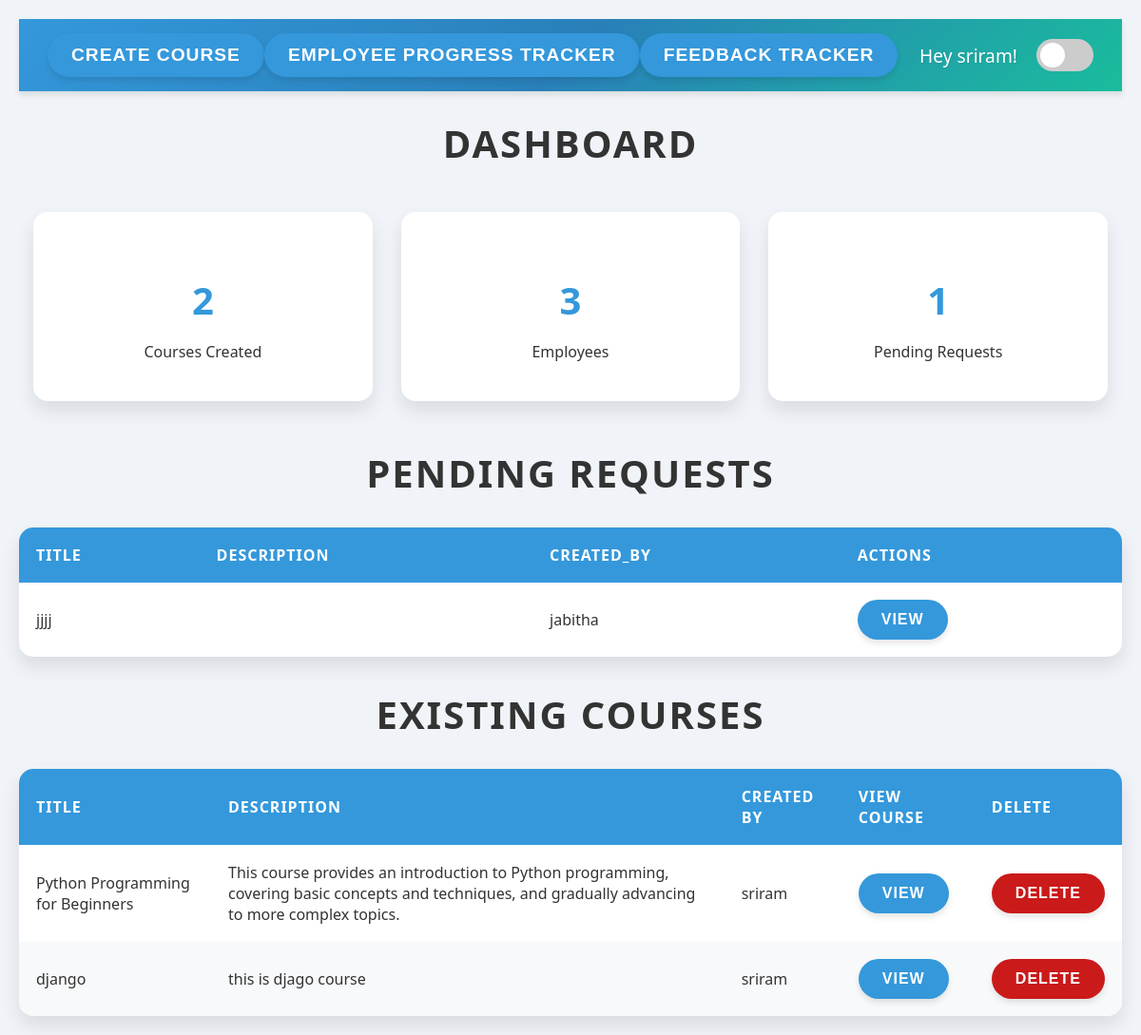
Before: /dashboard/Admin/1/ with the older database file.
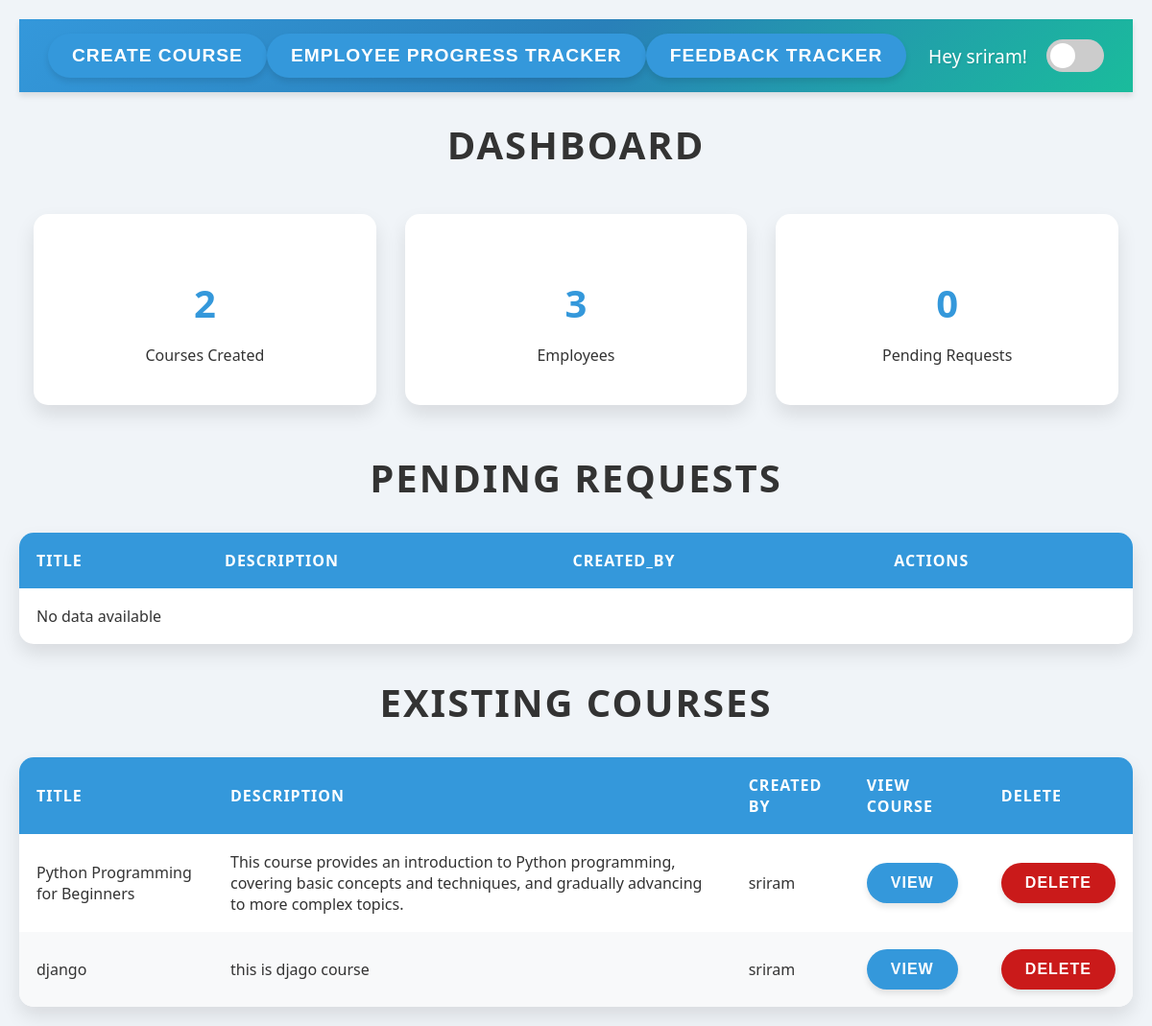
After: the same page with the newer database file.
### dashboards/models.py (models this page shows, shortened)
class TrainingRequest(models.Model):
    request_id = models.AutoField(primary_key=True)
    title = models.CharField(max_length=255)
    description = models.TextField(null=True, blank=True)
    status = models.CharField(
        max_length=10,
        choices=[('Pending', 'Pending'),
                 ('Approved', 'Approved'),
                 ('Rejected', 'Rejected')],
        default='Pending'
    )
    account_manager = models.ForeignKey(
        'authentication.User',
        on_delete=models.CASCADE,
        limit_choices_to={'role__role_name': 'Manager'}
    )
    course_duration = models.PositiveIntegerField(help_text="Duration in days")  # New field
    employee_count = models.PositiveIntegerField(help_text="Number of employees involved")  # New field
    created_at = models.DateTimeField(auto_now_add=True)

class Course(models.Model):
    course_id = models.AutoField(primary_key=True)
    title = models.CharField(max_length=255, unique=True)
    description = models.TextField(null=True, blank=True)
    created_by = models.ForeignKey(
        'authentication.User',
        on_delete=models.CASCADE,
        limit_choices_to={'role__role_name': 'Admin'},
        related_name='created_courses'
    )
    created_at = models.DateTimeField(auto_now_add=True)
    employees = models.ManyToManyField(
        'authentication.User',
        related_name='enrolled_courses',
        limit_choices_to={'role__role_name': 'Employee'},
        blank=True
    )

### authentication/models.py (models this page shows, shortened)
class User(models.Model):
    name = models.CharField(max_length=100)
    email = models.EmailField(unique=True)
    password = models.CharField(max_length=255)
    role = models.ForeignKey(Role, on_delete=models.CASCADE)
    def __str__(self):
        return self.name

### dashboards/views.py (the view)
# urls.py: path('Admin/<int:user_id>/', views.Admin_view, name='Admin'),
def Admin_view(request, user_id):
    admin = get_object_or_404(User, id=user_id)
    if request.method == 'POST' and 'delete_course' in request.POST:
        course_id = request.POST.get('course_id')
        course = get_object_or_404(Course, course_id=course_id)
        course.delete()
        return redirect('Admin', user_id=user_id)  # Redirect to the admin page after deletion
    context = {
        'admin': admin,
        'user_id': user_id,
        'courses_count': Course.objects.all().count(),
        'pending_count': TrainingRequest.objects.filter(status='Pending').count(),
        'employees_count': User.objects.filter(role=Role.objects.get(role_name='Employee').id).count(),
        'pending_requests': TrainingRequest.objects.filter(status='Pending'),
        'courses': Course.objects.all(),
    }
    return render(request, 'dashboards/Admin.html', context)

### dashboards/templates/dashboards/Admin.html (shortened to what this page needs)
{% load static %}
<!DOCTYPE html>
<html lang="en">
<head>
  <link rel="stylesheet" href="{% static 'css/admin.css' %}">
</head>
<body>
  <div id="app">
    <div id="dashboard-page" class="page active">
      <nav>
        <span>
          <a href="{% url 'create_course' user_id %}"><button>create course</button></a>
          <a href="{% url 'employee_progress' %}"><button>Employee Progress Tracker</button></a>
          <a href="{% url 'feedback_tracker' user_id %}"><button>Feedback Tracker</button></a>
        </span>
        <span>
          Hey {{admin.name}}!
          <label class="theme-switch">
            <span class="slider"></span>
          </label>
        </span>
      </nav>
      <h1>Dashboard</h1>
      <div class="dashboard-metrics">
        <div>
          <h3>{{courses_count}}</h3>
          <p>Courses Created</p>
        </div>
        <div>
          <h3>{{employees_count}}</h3>
          <p>Employees</p>
        </div>
        <div>
          <h3>{{pending_count}}</h3>
          <p>Pending Requests</p>
        </div>
      </div>
      <div>
        <h2>Pending Requests</h2>
        <table id="pending-requests">
          <thead>
              <tr>
                <th>title</th>
                <th>description</th>
                <th>created_by</th>
                <th>Actions</th>
              </tr>
        </thead>
        <tbody>
          {% for item in pending_requests %}
            <tr>
                <td>{{ item.title }}</td>
                <td>{{ item.description }}</td>
                <td>{{item.account_manager}}</td>
                <td><a href="{% url 'admin_action' user_id=user_id request_id=item.request_id %}"><button>View</button></a></td>
            </tr>
            {% empty %}
            <tr>
                <td colspan="4">No data available</td>
            </tr>
            {% endfor %}
        </tbody>
        </table>
        <h2>Existing Courses</h2>
        <table id="existing-courses">
          <thead>
              <tr>
                  <th>Title</th>
                  <th>Description</th>
                  <th>Created By</th>
                  <th>View Course</th>
                  <th>Delete</th>
              </tr>
          </thead>
          <tbody>
              {% for item in courses %}
              <tr>
                  <td>{{ item.title }}</td>
                  <td>{{ item.description }}</td>
                  <td>{{ item.created_by }}</td>
                  <td><a href="{% url 'view_course' course_id=item.course_id user_id=user_id %}"><button>View</button></a></td>
                  <td>
                      <form method="POST" action="{% url 'Admin' user_id=admin.id %}">
                          <button type="submit" name="delete_course" style="background-color: rgb(202, 26, 26);">Delete</button>
                      </form>
                  </td>
              </tr>
              {% empty %}
              <tr>
                  <td colspan="4">No data available</td>
              </tr>
              {% endfor %}
          </tbody>
      </table>
  </div>
</body>
</html>

Changed rows visible on the page:
no longer on this page (row edited): TrainingRequest: title "jjjj", account_manager "jabitha"
Other visible differences:
{{ pending_count }}: "1" → "0"
text now shown: "No data available"
